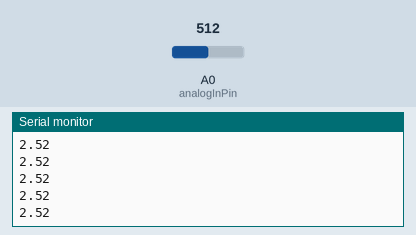
A sketch run on a simulated Arduino Uno, built with avr-gcc and run on an emulated ATmega328P. Parts: the last lines printed to the serial monitor. Inputs (shaded band) come from the test bench; at power-on: A0 (analogInPin) = 512.

Above: at 1.2 s.
1.3 s: A0 (analogInPin) set to 716
At 2.0 s:
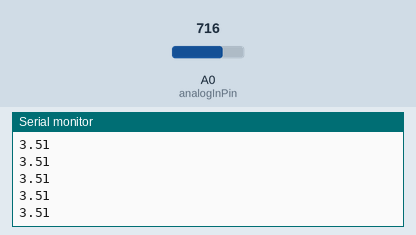
2.8 s: A0 (analogInPin) set to 900
At 3.9 s:
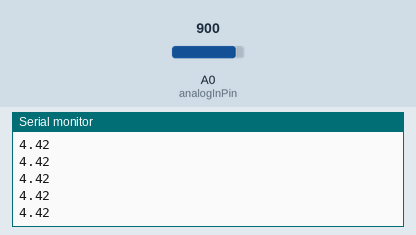
Timing chart, 0 to 5.8 s (numbered marks = the images above; inputs shaded):
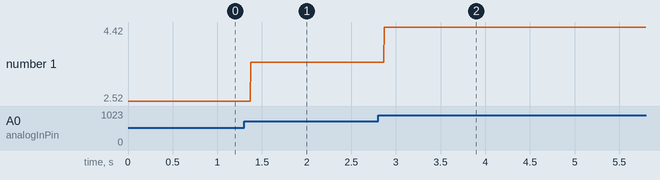

Measured:
- after the input at 1.3 s, the serial monitor: prints a new line after 0.07 s (image 1)
- after the input at 2.8 s, the serial monitor: prints a new line after 0.07 s (image 2)
- plotted number 1: 2.52 → 3.51 after the input at 1.3 s, 3.51 → 4.42 after the input at 2.8 s

The sketch:

analogo.ino
```cpp
void setup() {
  int analogInPin = A0;
  Serial.begin(9600);
}

void loop() {
  // put your main code here, to run repeatedly:
  int sensorValue = analogRead(A0);
  float sv = (sensorValue*0.0049)+0.0064;
  Serial.println(sv);
}
```
